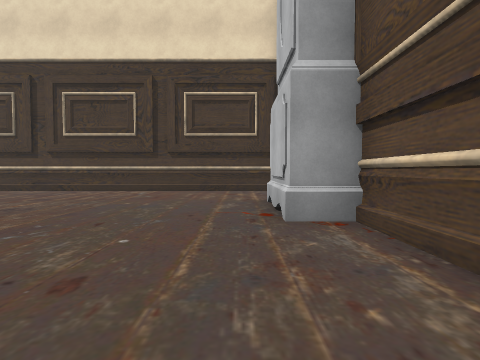
View 1 (above)

17 first-person views from a walk through a scene from a Unity 3-D project. The camera is 1.2 m above the floor, tilts 2° down and sees 85° across. The floor is counted in squares, 1.8 m on a side. Each view is taken from the middle of a square. On the plan, view 1 faces up. The plan holds only what a view shows up to about 9 squares ahead; the rest is blank. The place goes on beyond the plan. The player character is not drawn. Some surface patterns are stand-ins.

View 2
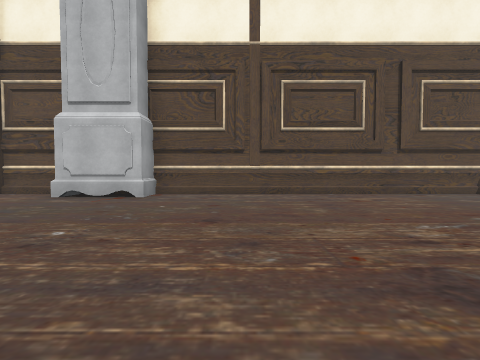

View 3
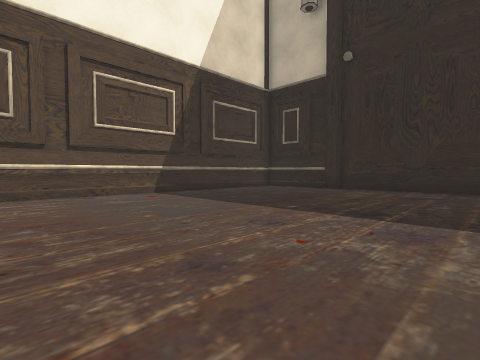

View 4
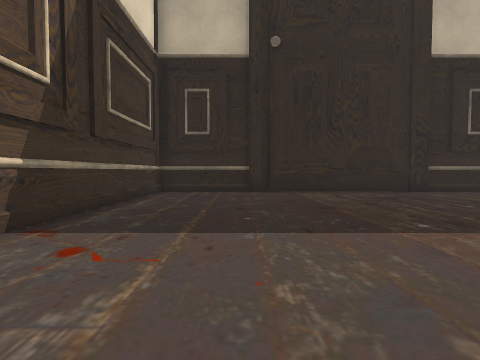

View 5
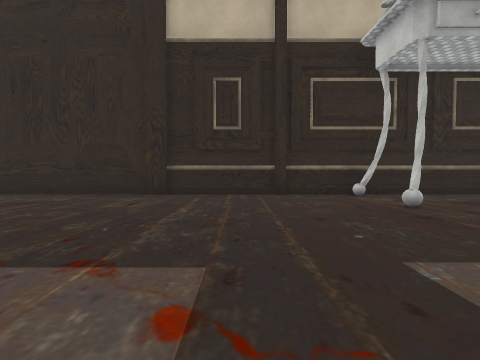

View 6
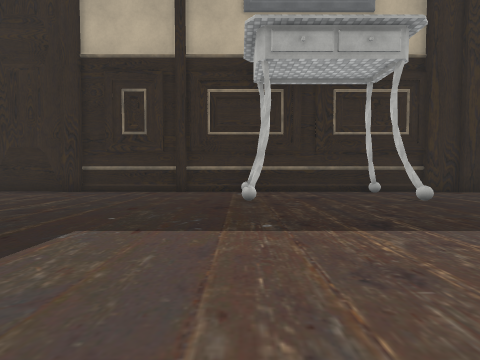

View 7
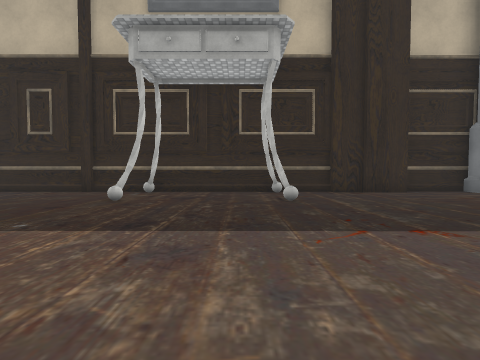

View 8
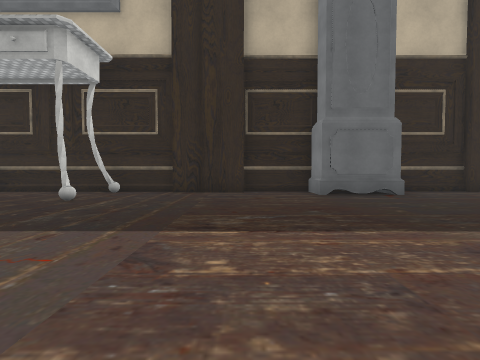

View 9
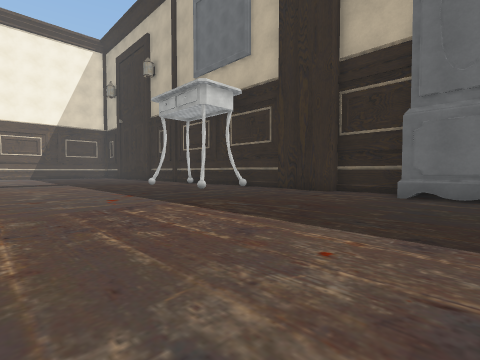

View 10
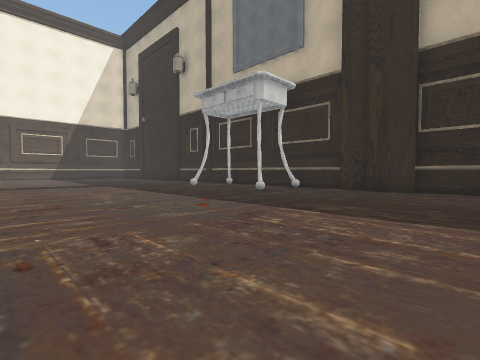

View 11
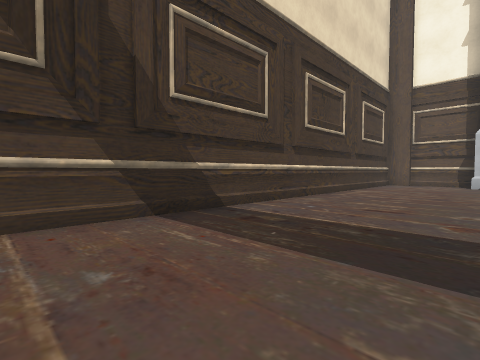

View 12
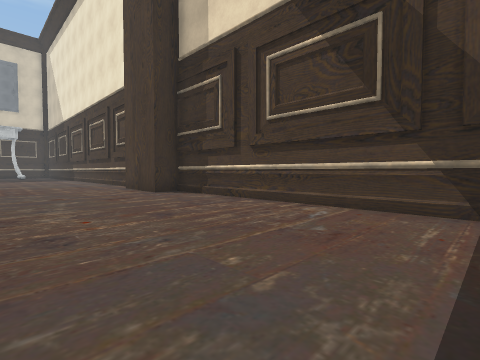

View 13
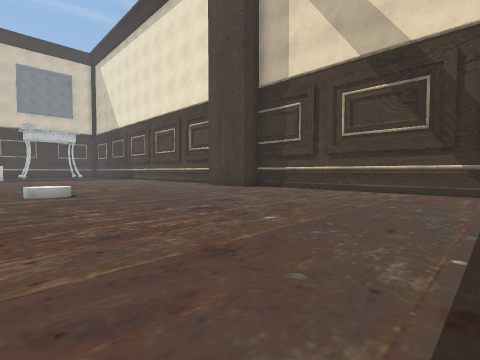

View 14
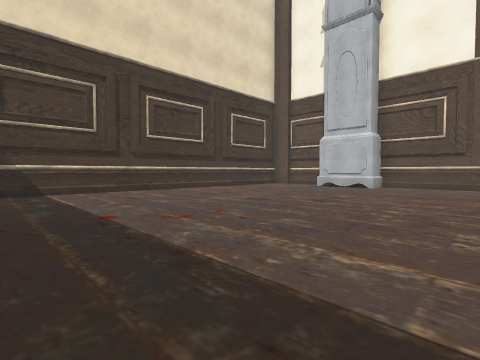

View 15
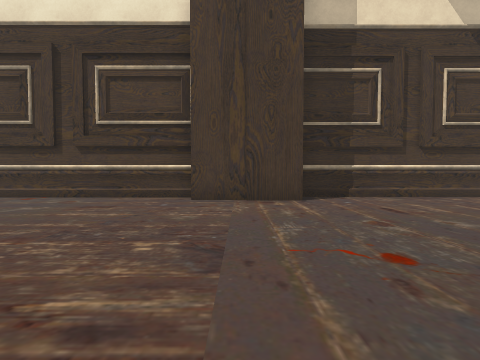

View 16
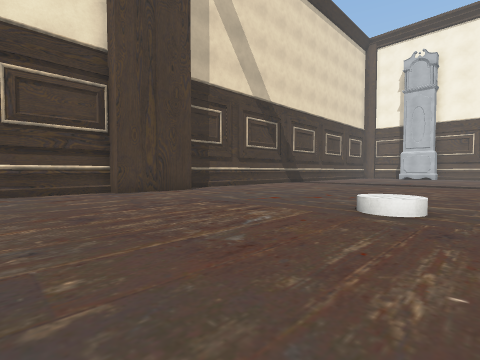

View 17
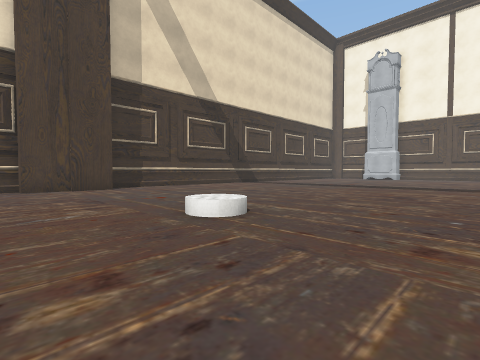

### Floor plan
Points are (right, up) in squares from view 1. A wall is a line through its corners. A room is listed if a view was taken in it or the views show most of it. See-through windows are left out.
Room 1 (views 1, 2, 3, 4, 5, 6, 7, 8, 9, 10, 11, 12, 13, 14, 15, 16, 17)
walls: (-12.7, -9.1) (-12.2, -8.7); (-16.1, -8.7) (-15.7, -9.1); (-12.5, -10.6) (-12, -11); (-16.3, -11) (-15.9, -10.6); (-18.9, -11.3) (-1.4, -11.4); (-20.1, 8.7) (-24.5, 8.7); (-22.3, -11.3) (-20.1, -11.3); (-1.3, -11.4) (1.6, -11.4) (1.6, 3.5) (0.6, 3.5) (0.6, 5.9); (1.6, 6.2) (1.6, 7.9); (-24.5, -10.3) (-22.3, -10.3) (-22.3, -11.5) (-20.1, -11.5) (-20.1, -11) (-18.8, -11); (1.1, 8.8) (-17.6, 8.7) (-17.6, 8) (-20.1, 8) (-20.1, 8.6) (-24.5, 8.6)

Where each view was taken, in squares from view 1:
view 1: 0 up, 0 right, facing up
view 2: 1 up, 6 left, facing right
view 3: 2 down, 6 left, facing down-right
view 4: 3 down, 1 left, facing down
view 5: 4 down, 9 left, facing down
view 6: 3 down, 12 left, facing down
view 7: 3 down, 15 left, facing down
view 8: 3 down, 20 left, facing down
view 9: 3 down, 24 left, facing down-right
view 10: 2 down, 22 left, facing down-right
view 11: 5 up, 12 left, facing up-right
view 12: 4 up, 10 left, facing up-left
view 13: 0 up, 10 left, facing up-left
view 14: 0 up, 10 left, facing up-right
view 15: 2 up, 19 left, facing up
view 16: 0 up, 23 left, facing up-right
view 17: 2 down, 21 left, facing up-right
